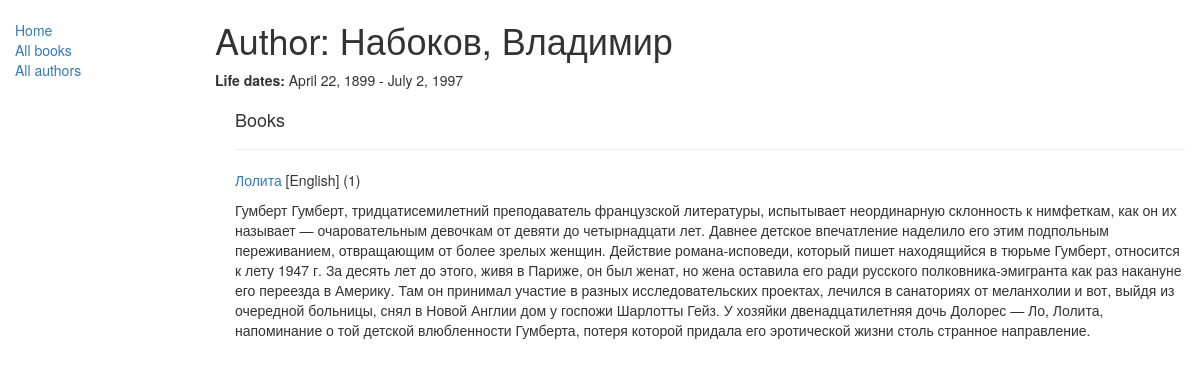
The app's page /catalog/authors/4 with its own data.
### catalog/models.py (models this page shows, shortened)
class Autor(models.Model):
    first_name = models.CharField(max_length=200)
    last_name = models.CharField(max_length=200)
    date_of_birth = models.DateField(null=True,
                                     blank=True)
    date_of_death = models.DateField("death",
                                     null=True,
                                     blank=True)
    class Meta:
        ordering = ["last_name"]

class Book(models.Model):
    title = models.CharField(max_length=200)
    author = models.ForeignKey(Autor,
                               on_delete=models.SET_NULL,
                               null=True)
    genre = models.ManyToManyField(Genre,
                                   help_text="Select a genre")
    isbn = models.CharField("ISBN",
                            max_length=13,
                            help_text="ISBN number")
    summary = models.TextField(max_length=2000,
                               help_text="Enter a brief description of the book")
    language = models.ForeignKey(Language,
                                 on_delete=models.SET_NULL,
                                 null=True)
    class Meta:
        ordering = ["isbn"]
    def get_absolute_url(self):
        return reverse('book-detail', args=[str(self.id)])
    def display_genre(self):
        return ", ".join([genre.name for genre in self.genre.all()[:3]])
    display_genre.short_description = "Genre"

class Language(models.Model):
    name = models.CharField(max_length=100,
                            help_text="Enter a language")
    def __str__(self):
        return self.name

### catalog/views.py (the view)
# urls.py: re_path(r"^authors/(?P<pk>\d+)$", views.AutorDetailView.as_view(), name="author-detail"),
class AutorDetailView(generic.DetailView):
    model = Autor
    context_object_name = "author"

### catalog/templates/catalog/autor_detail.html
{% extends "base_template.html" %}
{% block content %}
  <h1>Author: {{ author.last_name }}, {{ author.first_name }}</h1>
  <p><strong>Life dates:</strong> {{ author.date_of_birth }} - {{ author.date_of_death }}</p>
  <div style="margin-left:20px;margin-top:20px">
    <h4>Books</h4>
    {% for book in author.book_set.all %}
    <hr>
    <p><a href="{{ book.get_absolute_url }}">{{ book.title }}</a> [{{ book.language }}] ({{ book.bookinstance_set.all.count }})</p>
    <p> {{ book.summary }} </p>
    {% endfor %}
  </div>
{% endblock %}

### records on screen
Autor: last_name "Набоков", first_name "Владимир", date_of_birth "April 22, 1899", date_of_death "July 2, 1997"
Book: title "Лолита", language "English", bookinstance_set.all.count "1", summary "Гумберт Гумберт, тридцати­се­милетний преподаватель французской литературы, испытывает неординарную склонность к нимфеткам, как он их называет — очарова­тельным девочкам от девяти до четырнадцати лет. Давнее детское впечатление наделило его этим подпольным переживанием, отвращающим от более зрелых женщин. Действие романа-исповеди, который пишет находящийся в тюрьме Гумберт, относится к лету 1947 г. За десять лет до этого, живя в Париже, он был женат, но жена оставила его ради русского полковника-эмигранта как раз накануне его переезда в Америку. Там он принимал участие в разных исследо­ва­тельских проектах, лечился в санаториях от меланхолии и вот, выйдя из очередной больницы, снял в Новой…"
